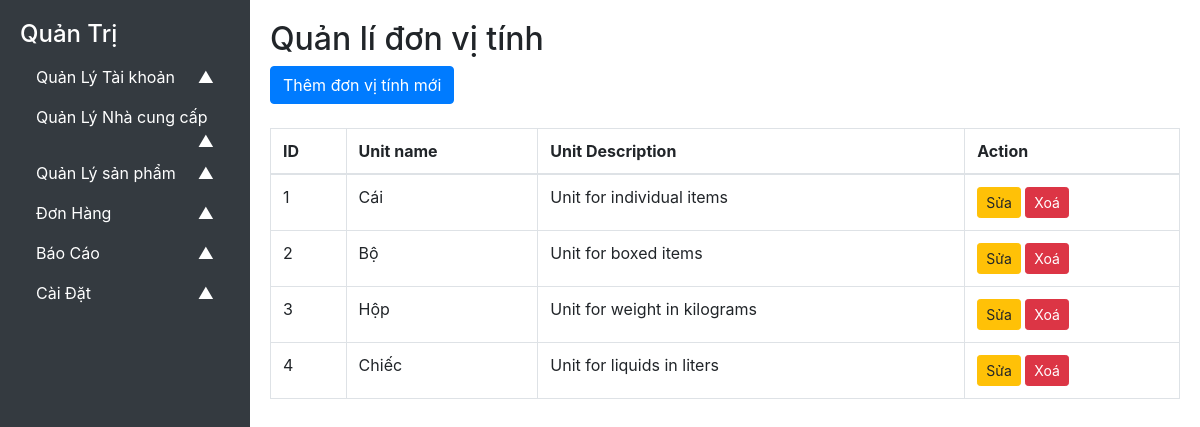
The page /admin/manage-unit.php on the database its author committed.
### tables this page shows
CREATE TABLE IF NOT EXISTS `unit` (
  `id` bigint(20) NOT NULL AUTO_INCREMENT,
  `name` varchar(100) NOT NULL,
  `description` varchar(500) NOT NULL,
  PRIMARY KEY (`id`)
);

### admin/manage-unit.php (the view, shortened to what this page needs)
<?php
include 'db.php';
include 'sidebar.php';
$result = $conn->query("SELECT * FROM unit");
?>
<!DOCTYPE html>
<html lang="vi">
<head>
  <link rel="stylesheet" href="https://stackpath.bootstrapcdn.com/bootstrap/4.5.2/css/bootstrap.min.css">
</head>
<body>
  <div class="content">
    <h2>Quản lí đơn vị tính</h2>
    <div class="text-end mb-4">
      <a href="create-unit.php" class="btn btn-primary">Thêm đơn vị tính mới</a>
    </div>
    <table class="table table-bordered">
      <thead>
        <tr>
          <th>ID</th>
          <th>Unit name</th>
          <th>Unit Description</th>
          <th>Action</th>
        </tr>
      </thead>
      <tbody>
        <?php while ($unit = $result->fetch_assoc()) { ?>
          <tr>
            <td><?php echo $unit['id']; ?></td>
            <td><?php echo $unit['name']; ?></td>
            <td><?php echo $unit['description']; ?></td>
            <td>
              <a class="btn btn-warning btn-sm" href="update-unit.php?id=<?php echo $unit['id']; ?>">Sửa</a>
              <a class="btn btn-danger btn-sm" href="delete-unit.php?id=<?php echo $unit['id']; ?>" onclick="return confirm('Bạn có chắc chắn muốn xóa?');">Xoá</a>
            </td>
          </tr>
        <?php } ?>
      </tbody>
    </table>
  </div>
</body>
</html>

### admin/manage-unit.php (style rules this page uses)
body { display: flex; height: 100vh; margin: 0; }
.content { margin-left: 250px; padding: 20px; flex-grow: 1; }

### rows shown on the page
unit: id "1", name "Cái", description "Unit for individual items"
unit: id "2", name "Bộ", description "Unit for boxed items"
unit: id "3", name "Hộp", description "Unit for weight in kilograms"
unit: id "4", name "Chiếc", description "Unit for liquids in liters"
